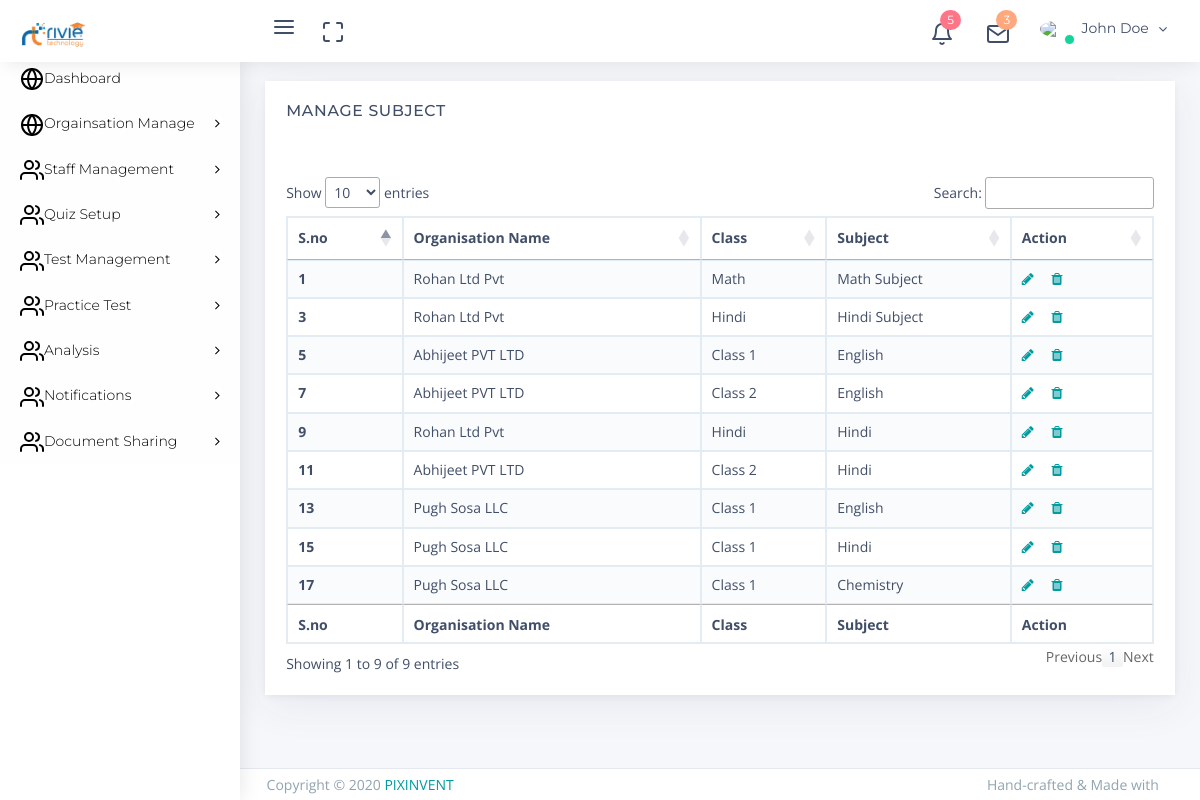
Screenshot of /admin/manage_subject.php with the database file from the repository.
### tables this page shows
CREATE TABLE `class` (
  `id` int(11) NOT NULL,
  `org_id` int(2) NOT NULL,
  `class` varchar(255) NOT NULL,
  `slug` varchar(255) NOT NULL,
  `created_at` datetime NOT NULL DEFAULT current_timestamp(),
  `updated_at` datetime NOT NULL DEFAULT current_timestamp()
);

CREATE TABLE `organisation` (
  `id` int(11) NOT NULL,
  `org_code` int(11) NOT NULL,
  `org_name` varchar(255) NOT NULL,
  `org_contact` varchar(255) NOT NULL,
  `org_email` varchar(255) NOT NULL,
  `org_add` varchar(255) NOT NULL,
  `org_abt` text NOT NULL,
  `org_registraiom` date NOT NULL DEFAULT current_timestamp(),
  `user_admin_id` varchar(255) NOT NULL,
  `created_date` timestamp NOT NULL DEFAULT current_timestamp()
);

CREATE TABLE `subject` (
  `id` int(11) NOT NULL,
  `org_id` int(11) NOT NULL,
  `role_id` int(11) NOT NULL,
  `class_id` int(11) NOT NULL,
  `sub_name` varchar(255) NOT NULL,
  `slug` varchar(255) NOT NULL,
  `created_at` datetime NOT NULL DEFAULT current_timestamp(),
  `upated_at` datetime NOT NULL DEFAULT current_timestamp()
);

### admin/manage_subject.php (the view, shortened to what this page needs)
<?php include "../common/header.php"; ?>
<?php
include "db.php";
$conn = mysqli_connect($servername, $username, $password, $dbname);
?>
<div class="app-content content">
    <div class="content-wrapper">
        <div class="content-body">
            <section id="configuration">
                <div class="row">
                    <div class="col-12">
                        <div class="card">
                            <div class="card-header">
                                <h4 class="card-title">Manage Subject</h4>
                                <div class="heading-elements">
                                    <ul class="list-inline mb-0">
                                        <li>
                                            <a data-action="collapse"><i class="feather icon-minus"></i></a>
                                        </li>
                                        <li>
                                            <a data-action="reload"><i class="feather icon-rotate-cw"></i></a>
                                        </li>
                                        <li>
                                            <a data-action="expand"><i class="feather icon-maximize"></i></a>
                                        </li>
                                        <li>
                                            <a data-action="close"><i class="feather icon-x"></i></a>
                                        </li>
                                    </ul>
                                </div>
                            </div>
                            <div class="card-content collapse show">
                                <div class="card-body card-dashboard">
                                    <div class="table-responsive">
                                        <table id="manage_org" class="table table-striped table-bordered zero-configuration">
                                            <thead>
                                                <tr>
                                                    <th>S.no</th>
                                                    <th>Organisation Name</th>
                                                    <th>Class</th>
                                                    <th>Subject</th>
                                                    <th>Action</th>
                                                </tr>
                                            </thead>
                                            <tbody>
                                                <?php
                                                $sql = "SELECT c.*, o.org_name, s.*
        FROM class c
        INNER JOIN organisation o ON c.org_id = o.id
        INNER JOIN subject s ON c.id = s.class_id";
                                                $result = mysqli_query($conn, $sql);
                                                $i = 1;
                                                if (mysqli_num_rows($result) > 0) {
                                                    while ($row = mysqli_fetch_assoc($result)) { ?>
                                                        <tr>
                                                            <th> <?php echo $i++ ?></th>
                                                            <td><?php echo $row['org_name']; ?></td>
                                                            <td><?php echo $row['class']; ?></td>
                                                            <td><?php echo $row['sub_name']; ?></td>
                                                            <td>
                                                                <a href="update_org.php?org_id=<?php echo $row['id']; ?>" title="Edit" class="mr-1"><i class="fa fa-pencil" aria-hidden="true"></i></a>
                                                                <a href="delete.php?org_id=<?php echo $row['id']; ?>" title="Delete" class=""><i class="fa fa-trash" aria-hidden="true"></i></a>
                                                            </td>
                                                        </tr>
                                                <?php $i++;
                                                    }
                                                } else {
                                                    echo "0 results";
                                                }
                                                ?>
                                            </tbody>
                                            <tfoot>
                                                <tr>
                                                    <th>S.no</th>
                                                    <th>Organisation Name</th>
                                                    <th>Class</th>
                                                    <th>Subject</th>
                                                    <th>Action</th>
                                                </tr>
                                            </tfoot>
                                        </table>
                                    </div>
                                </div>
                            </div>
                        </div>
                    </div>
                </div>
            </section>
        </div>
    </div>
</div>
<?php include "../common/footer.php"; ?>

### rows the page displays
class: organisation.org_name "Rohan Ltd Pvt", class "Math", subject.sub_name "Math Subject"
class: organisation.org_name "Rohan Ltd Pvt", class "Hindi", subject.sub_name "Hindi Subject", subject.sub_name "Hindi"
class: organisation.org_name "Abhijeet PVT LTD", class "Class 1", subject.sub_name "English"
class: organisation.org_name "Abhijeet PVT LTD", class "Class 2", subject.sub_name "English", subject.sub_name "Hindi"
class: organisation.org_name "Pugh Sosa LLC", class "Class 1", subject.sub_name "English", subject.sub_name "Hindi", subject.sub_name "Chemistry"
